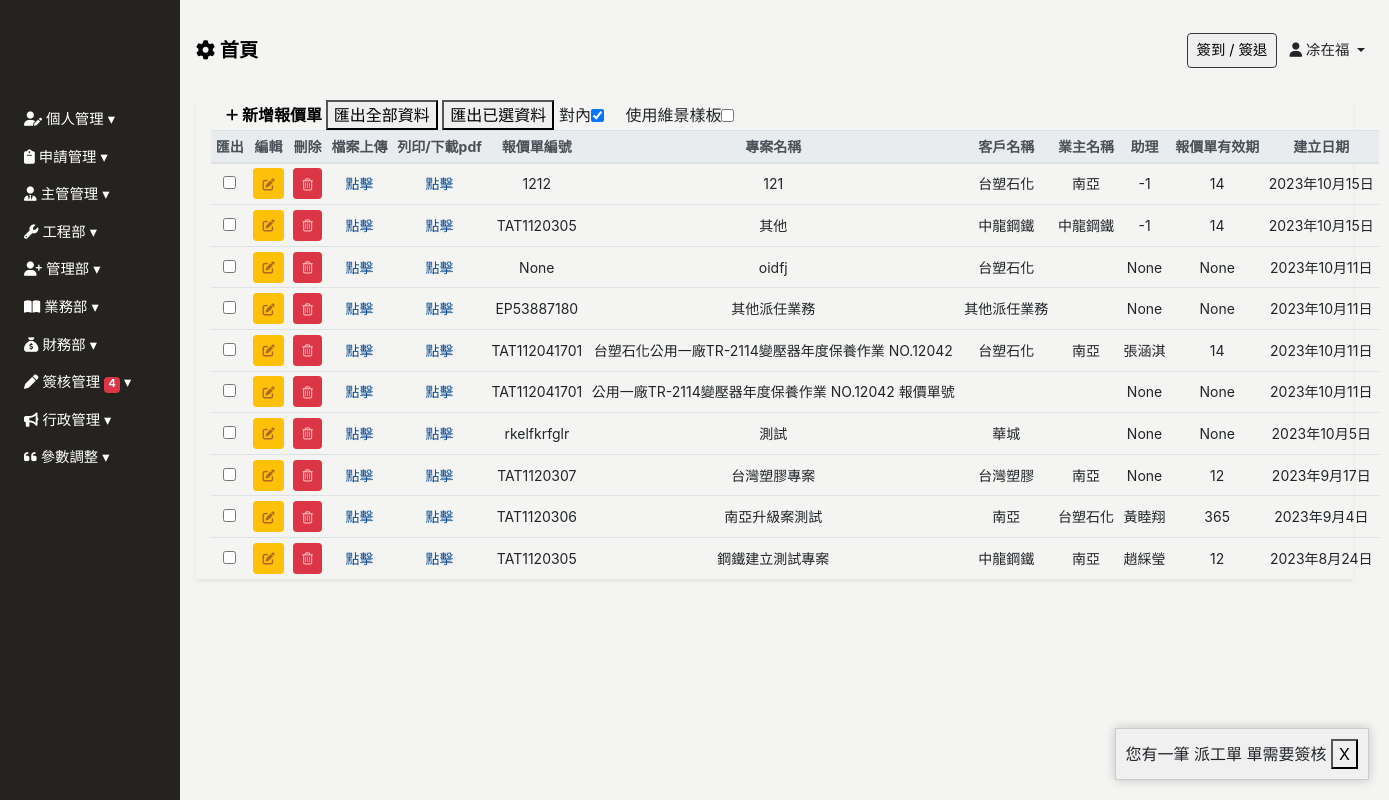
Page /quotation (signed in) on the earlier database version.
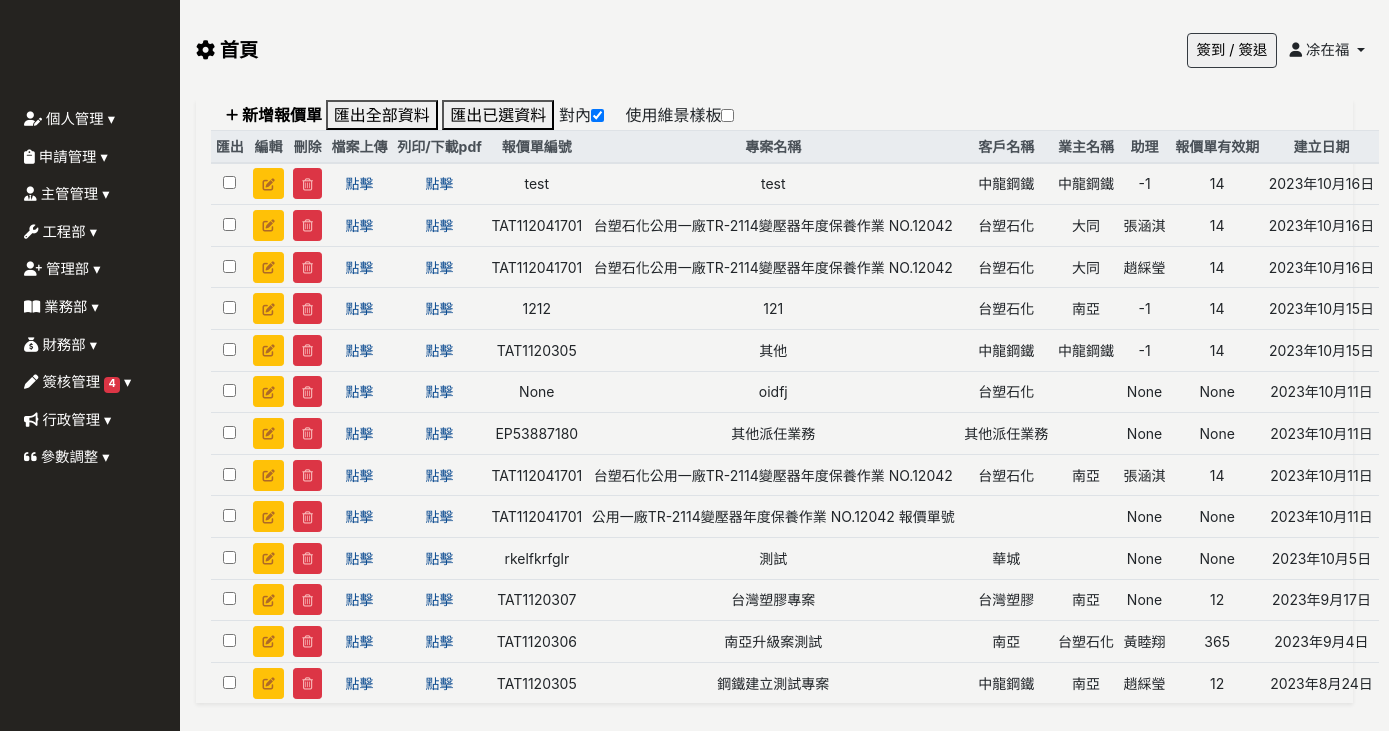
Same page on the later database version.
### Backend/models.py (models this page shows, shortened)
class ModifiedModel(models.Model):
    modified_by = models.ForeignKey("Employee", on_delete=models.SET_NULL, null=True, blank=True)
    created_date = models.DateField(default=timezone.now,verbose_name='建立日期')
    update_date = models.DateField(auto_now=True, verbose_name='更新日期')
    class Meta:
        abstract = True

class Quotation(ModifiedModel):
    quotation_id = models.CharField(max_length=100, null=True, blank=True, verbose_name='報價單編號')
    client = models.ForeignKey("Client",related_name="Quotation", on_delete=models.SET_NULL, null=True, blank=True, verbose_name='客戶名稱')
    requisition = models.ForeignKey("Client",related_name="Quotation_buy", on_delete=models.CASCADE, null=True, blank=True, verbose_name='請購單位')
    project_name = models.CharField(max_length=100, verbose_name="專案名稱",blank=True, null=True)
    quote_date = models.DateField(null=True, blank=True, verbose_name="報價日期")
    quote_validity_period = models.IntegerField(verbose_name="報價單有效期",blank=True, null=True)
    business_tel = models.CharField(max_length=20, verbose_name="業務電話",blank=True, null=True)
    business_assistant = models.CharField(max_length=50, verbose_name="業務助理",blank=True, null=True)
    internal_content = models.TextField(blank=True, null=True, verbose_name='紀錄(對內)')
    created_by = models.ForeignKey("Employee",related_name="quotation_author", on_delete=models.SET_NULL, null=True, blank=True)
    uploaded_files = models.ManyToManyField(UploadedFile,blank=True,  related_name="quotationfile")
    class Meta:
        verbose_name = "報價單"
        verbose_name_plural = "報價單"

class Client(ModifiedModel):
    client_name = models.CharField(max_length=100, blank=True, null=True, verbose_name="客戶簡稱")
    tax_id = models.CharField(max_length=20, verbose_name="統一編號",blank=True, null=True)
    contact_person = models.CharField(max_length=50, verbose_name="聯絡人",blank=True, null=True)
    address = models.CharField(max_length=100,verbose_name="地址",blank=True, null=True)
    tel = models.CharField(max_length=20, verbose_name="電話",blank=True, null=True)
    mobile = models.CharField(max_length=20, verbose_name="手機",blank=True, null=True)
    fax = models.CharField(max_length=20, verbose_name="傳真",blank=True, null=True)
    email = models.EmailField(verbose_name="電子郵件",blank=True, null=True)
    class Meta:
        verbose_name = "客戶簡稱"
        verbose_name_plural = verbose_name

class SysMessage(models.Model):
    Target_user = models.ForeignKey("Employee", related_name="sys_messages", on_delete=models.SET_NULL, null=True, blank=True, verbose_name='顯示對象')
    content = models.TextField(verbose_name='內容')
    watch = models.BooleanField(default=False,verbose_name='已看過')
    class Meta:
        verbose_name = '系統消息'
        verbose_name_plural = verbose_name

### Frontend/views.py (the view)
# urls.py: path('quotation', login_required(views.Quotation_ListView.as_view()), name="quotation"),
class Quotation_ListView(ListView):
    model = Quotation
    template_name = 'quotation/quotation.html'
    context_object_name = 'quotation'
    def get_context_data(self, **kwargs):
        context = super().get_context_data(**kwargs)
        context["workitems"]= Work_Item.objects.all()
        context['client'] = Client.objects.all()
        context['quotation'] = Quotation.objects.all().order_by("-id")
        from django.db.models import Case, When, Value, CharField
        employees_sorted = Employee.objects.annotate(#以業務組優先排序
            custom_order=Case(
                When(departments__department_name='業務組', then=Value(0)),
                default=Value(1)
            )
        ).order_by('custom_order')
        context['employees_sorted'] = employees_sorted
        print(employees_sorted  )
        return context

### Backend/context_processors.py (called while the page is built)
def pass_test_func(request):
    pass_test_func = settings.PASS_TEST_FUNC
    return {"pass_test_func":pass_test_func}

def sys_messages(request):
    if  isinstance(request.user, AnonymousUser):
        return {'sys_messages': {}}
    get_sys_messages = SysMessage.objects.filter(Target_user=request.user.employee,watch=False)
    bottom_position = 20  # 初始底部位置
    sys_messages_data = []
    for msg in get_sys_messages:
        sys_messages_data.append({
            'id': msg.id,
            'content': msg.content,
            'bottom': bottom_position
        })
        bottom_position += 70
    return {'sys_messages': sys_messages_data}

def client_list(request):
    clients = Client.objects.all()
    return {'clients': clients}

### Backend/models.py (called while the page is built)
    def __str__(self):
        return f"{self.full_name}"

    @property
    def get_created_by(self):
        get_foreignkey = self.get_foreignkey()
        if get_foreignkey:
            return get_foreignkey.created_by
        return None

    def get_display_text(self):
        pn_id =self.get_show_id()
        return f"{pn_id} | {self.item_name}  | {self.contract_id }| { self.money() } (計算價格) | {self.unit} "

### Frontend/templates/quotation/quotation.html (shortened to what the changed rows need)
{% extends 'base/base_dashboard.html' %}
{% block import %}
{% load static%}
<link rel="stylesheet" href="{% static 'css/employee/employee.css' %}">
{% endblock %}
{% block main %}
<div class="main px-3">
    <div class="employee-table container-fluid shadow-sm table-responsive-lg">
        <table class="table table-sm table-hover text-center" id="table" data-toggle="table" data-sortable="true"
            data-toolbar="#toolbar" data-search="true" data-show-columns="true" data-filter-strict-search="true"
            data-show-columns-toggle-all="true" data-pagination="true" data-page-size="25" data-page-list="[25, All]"
            data-filter-control="true">
            <thead class="thead-light" style="font-size: 14px;">
                <tr class="text-nowrap">
                    <th data-force-hide="true" data-switchable="false" data-no-print="true" data-field="checkbox"
                        class="d-none d-md-table-cell">匯出</th>
                    <th data-force-hide="true" data-switchable="false" data-no-print="true" data-field="edit">編輯</th>
                    <th data-force-hide="true" data-switchable="false" data-no-print="true" data-field="delete">刪除</th>
                    <th data-field="file" data-sortable="true">檔案上傳</th>
                    <th data-force-hide="true" data-switchable="false" data-no-print="true" data-field="process">
                        列印/下載pdf</th>
                    <th data-field="quotation_id" data-sortable="true">報價單編號</th>
                    <th data-field="project_name" data-sortable="true">專案名稱</th>
                    <th data-field="client" data-sortable="true">客戶名稱</th>
                    <th data-field="requisition" data-sortable="true">業主名稱</th>
                    <th data-field="business_assistant" data-sortable="true">助理</th>
                    <th data-field="quote_validity_period" data-sortable="true">報價單有效期</th>
                    <th data-field="created_date" data-sortable="true">建立日期</th>
                </tr>
            </thead>
            <tbody class="text-nowrap" style="font-size: 14px;">
                {% for item in quotation %}
                <tr>
                    <td><input type="checkbox" name="importcheckd" onclick="updateCheckedArray(this)"
                            value="{{ item.id }}"></td>
                    <td>
                        <a data-target="#employee-modal" type="button" data-url="quotation" data-id="{{ item.id }}"
                            class="sys_get btn btn-sm btn-warning" data-toggle="modal"
                            data-target="#project-confirmation-modal" onclick="LoadData(event)">
                        </a>
                    </td>
                    <td>
                        <a data-url="quotation" data-target="#employee-modal" data-id="{{ item.id }}" type="button"
                            class="sys_del btn btn-sm btn-danger" onclick="DELETE_handleClick(event)">
                        </a>
                    </td>
                    <td>
                        <a href="" onclick="setQuotationId({{item.pk}})" data-toggle="modal"
                            data-target="#fileUploadModal">點擊</a>
                    </td>
                    <td><a href="#" onclick="openNewWindow({{item.pk}})">點擊</a></td>
                    <td>
                        {{ item.quotation_id}}
                    </td>
                    <td>
                        {{ item.project_name}}
                    </td>
                    <td>
                        {{ item.client.client_name}}
                    </td>
                    <td>
                        {{ item.requisition.client_name}}
                    </td>
                    <td>
                        {{ item.business_assistant}}
                    </td>
                    <td>
                        {{ item.quote_validity_period}}
                    </td>
                    <td>
                        {{ item.created_date}}
                    </td>
                </tr>
                {% endfor %}
            </tbody>
        </table>
    </div>
</div>
{% endblock %}

### Frontend/templates/base/base_dashboard.html (shortened to what this page needs)
<!DOCTYPE html>
<html lang="zh-Hant">
<head>
    <link rel="stylesheet" href="https://stackpath.bootstrapcdn.com/bootstrap/4.2.1/css/bootstrap.min.css"
>
    <link rel="stylesheet" href="https://cdnjs.cloudflare.com/ajax/libs/font-awesome/6.4.0/css/all.min.css">
    <link href="https://unpkg.com/bootstrap-table@1.22.1/dist/bootstrap-table.min.css" rel="stylesheet">
    <link href="https://cdn.rawgit.com/harvesthq/chosen/gh-pages/chosen.min.css" rel="stylesheet" />
    {% load static%}
    <link rel="stylesheet" href="{% static 'css/base/base.css' %}">
    <link rel="stylesheet" href="{% static 'css/index/index-login.css' %}">
    <link href="https://cdn.jsdelivr.net/npm/select2@4.1.0-rc.0/dist/css/select2.min.css" rel="stylesheet" />
    {% block import %}
    {% endblock %}
</head>
<body>
    {% include 'base/sidebar.html' %}
    {% include 'base/header.html' %}
    {% block main %}
    {% endblock %}
    {% for sys_message in sys_messages %}
    <div class="sys-message-popup" data-message-id="{{ sys_message.id }}" style="bottom: {{ sys_message.bottom }}px;">
        <span id="sys-message-content">{{ sys_message.content }}</span>
        <button class="sys-close-button">X</button>
    </div>
    {% endfor %}
</body>
<link href="https://cdn.jsdelivr.net/npm/sweetalert2@11.7.16/dist/sweetalert2.min.css
" rel="stylesheet">
</html>

Differences in the rows shown:
removed SysMessage: content "您有一筆 派工單 單需要簽核"
added Quotation: quotation_id "test", project_name "test", client.client_name "中龍鋼鐵", requisition.client_name "中龍鋼鐵", business_assistant "-1", quote_validity_period "14", created_date "2023年10月16日"
added Quotation: quotation_id "TAT112041701", project_name "台塑石化公用一廠TR-2114變壓器年度保養作業 NO.12042", client.client_name "台塑石化", requisition.client_name "大同", business_assistant "張涵淇", quote_validity_period "14", created_date "2023年10月16日"
added Quotation: quotation_id "TAT112041701", project_name "台塑石化公用一廠TR-2114變壓器年度保養作業 NO.12042", client.client_name "台塑石化", requisition.client_name "大同", business_assistant "趙綵瑩", quote_validity_period "14", created_date "2023年10月16日"
Other differences:
list line gone: "X"
